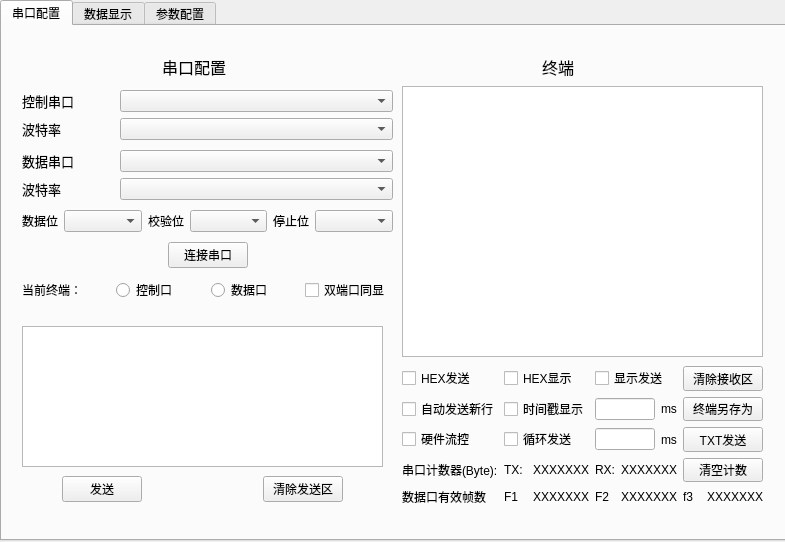
<?xml version="1.0" encoding="UTF-8"?>
<ui version="4.0">
 <class>Form</class>
 <widget class="QWidget" name="Form">
  <property name="geometry">
   <rect>
    <x>0</x>
    <y>0</y>
    <width>785</width>
    <height>542</height>
   </rect>
  </property>
  <property name="windowTitle">
   <string>Form</string>
  </property>
  <widget class="QTabWidget" name="tabWidget">
   <property name="geometry">
    <rect>
     <x>0</x>
     <y>0</y>
     <width>791</width>
     <height>541</height>
    </rect>
   </property>
   <property name="currentIndex">
    <number>0</number>
   </property>
   <widget class="QWidget" name="tab">
    <attribute name="title">
     <string>串口配置</string>
    </attribute>
    <widget class="QLabel" name="label_2">
     <property name="geometry">
      <rect>
       <x>160</x>
       <y>20</y>
       <width>71</width>
       <height>41</height>
      </rect>
     </property>
     <property name="font">
      <font>
       <pointsize>12</pointsize>
      </font>
     </property>
     <property name="text">
      <string>串口配置</string>
     </property>
    </widget>
    <widget class="QTextBrowser" name="terminalBrowser">
     <property name="geometry">
      <rect>
       <x>400</x>
       <y>60</y>
       <width>361</width>
       <height>271</height>
      </rect>
     </property>
    </widget>
    <widget class="QLabel" name="label_6">
     <property name="geometry">
      <rect>
       <x>540</x>
       <y>20</y>
       <width>41</width>
       <height>41</height>
      </rect>
     </property>
     <property name="font">
      <font>
       <pointsize>12</pointsize>
      </font>
     </property>
     <property name="text">
      <string>终端</string>
     </property>
    </widget>
    <widget class="QWidget" name="layoutWidget">
     <property name="geometry">
      <rect>
       <x>20</x>
       <y>60</y>
       <width>371</width>
       <height>221</height>
      </rect>
     </property>
     <layout class="QVBoxLayout" name="verticalLayout">
      <item>
       <layout class="QGridLayout" name="gridLayout">
        <item row="1" column="2">
         <widget class="QComboBox" name="controlBaudBox">
          <property name="sizePolicy">
           <sizepolicy hsizetype="Minimum" vsizetype="Fixed">
            <horstretch>1</horstretch>
            <verstretch>0</verstretch>
           </sizepolicy>
          </property>
          <property name="sizeAdjustPolicy">
           <enum>QComboBox::AdjustToContentsOnFirstShow</enum>
          </property>
         </widget>
        </item>
        <item row="0" column="0">
         <widget class="QLabel" name="label">
          <property name="font">
           <font>
            <family>Microsoft YaHei UI</family>
            <pointsize>10</pointsize>
           </font>
          </property>
          <property name="text">
           <string>控制串口</string>
          </property>
         </widget>
        </item>
        <item row="1" column="0">
         <widget class="QLabel" name="label_3">
          <property name="font">
           <font>
            <family>Microsoft YaHei UI</family>
            <pointsize>10</pointsize>
           </font>
          </property>
          <property name="text">
           <string>波特率</string>
          </property>
         </widget>
        </item>
        <item row="1" column="1">
         <spacer name="horizontalSpacer_2">
          <property name="orientation">
           <enum>Qt::Horizontal</enum>
          </property>
          <property name="sizeHint" stdset="0">
           <size>
            <width>40</width>
            <height>20</height>
           </size>
          </property>
         </spacer>
        </item>
        <item row="0" column="1">
         <spacer name="horizontalSpacer">
          <property name="orientation">
           <enum>Qt::Horizontal</enum>
          </property>
          <property name="sizeHint" stdset="0">
           <size>
            <width>40</width>
            <height>20</height>
           </size>
          </property>
         </spacer>
        </item>
        <item row="0" column="2">
         <widget class="QComboBox" name="controlSerialBox">
          <property name="sizePolicy">
           <sizepolicy hsizetype="Minimum" vsizetype="Fixed">
            <horstretch>1</horstretch>
            <verstretch>0</verstretch>
           </sizepolicy>
          </property>
          <property name="sizeAdjustPolicy">
           <enum>QComboBox::AdjustToContentsOnFirstShow</enum>
          </property>
         </widget>
        </item>
       </layout>
      </item>
      <item>
       <layout class="QGridLayout" name="gridLayout_2">
        <item row="1" column="1">
         <spacer name="horizontalSpacer_3">
          <property name="orientation">
           <enum>Qt::Horizontal</enum>
          </property>
          <property name="sizeHint" stdset="0">
           <size>
            <width>40</width>
            <height>20</height>
           </size>
          </property>
         </spacer>
        </item>
        <item row="1" column="0">
         <widget class="QLabel" name="label_5">
          <property name="font">
           <font>
            <family>Microsoft YaHei UI</family>
            <pointsize>10</pointsize>
           </font>
          </property>
          <property name="text">
           <string>波特率</string>
          </property>
         </widget>
        </item>
        <item row="0" column="0">
         <widget class="QLabel" name="label_4">
          <property name="font">
           <font>
            <family>Microsoft YaHei UI</family>
            <pointsize>10</pointsize>
           </font>
          </property>
          <property name="text">
           <string>数据串口</string>
          </property>
         </widget>
        </item>
        <item row="0" column="2">
         <widget class="QComboBox" name="dataSerialBox">
          <property name="sizePolicy">
           <sizepolicy hsizetype="Minimum" vsizetype="Fixed">
            <horstretch>1</horstretch>
            <verstretch>0</verstretch>
           </sizepolicy>
          </property>
          <property name="sizeAdjustPolicy">
           <enum>QComboBox::AdjustToContentsOnFirstShow</enum>
          </property>
         </widget>
        </item>
        <item row="1" column="2">
         <widget class="QComboBox" name="dataBaudBox">
          <property name="sizePolicy">
           <sizepolicy hsizetype="Minimum" vsizetype="Fixed">
            <horstretch>1</horstretch>
            <verstretch>0</verstretch>
           </sizepolicy>
          </property>
          <property name="sizeAdjustPolicy">
           <enum>QComboBox::AdjustToContentsOnFirstShow</enum>
          </property>
         </widget>
        </item>
        <item row="0" column="1">
         <spacer name="horizontalSpacer_4">
          <property name="orientation">
           <enum>Qt::Horizontal</enum>
          </property>
          <property name="sizeHint" stdset="0">
           <size>
            <width>40</width>
            <height>20</height>
           </size>
          </property>
         </spacer>
        </item>
       </layout>
      </item>
      <item>
       <layout class="QHBoxLayout" name="horizontalLayout">
        <item>
         <widget class="QLabel" name="label_7">
          <property name="text">
           <string>数据位</string>
          </property>
         </widget>
        </item>
        <item>
         <widget class="QComboBox" name="cfgDataBitBox">
          <property name="sizePolicy">
           <sizepolicy hsizetype="Minimum" vsizetype="Fixed">
            <horstretch>1</horstretch>
            <verstretch>0</verstretch>
           </sizepolicy>
          </property>
          <property name="sizeAdjustPolicy">
           <enum>QComboBox::AdjustToContentsOnFirstShow</enum>
          </property>
         </widget>
        </item>
        <item>
         <widget class="QLabel" name="label_8">
          <property name="text">
           <string>校验位</string>
          </property>
         </widget>
        </item>
        <item>
         <widget class="QComboBox" name="cfgParityCheckBox">
          <property name="sizePolicy">
           <sizepolicy hsizetype="Minimum" vsizetype="Fixed">
            <horstretch>1</horstretch>
            <verstretch>0</verstretch>
           </sizepolicy>
          </property>
          <property name="sizeAdjustPolicy">
           <enum>QComboBox::AdjustToContentsOnFirstShow</enum>
          </property>
         </widget>
        </item>
        <item>
         <widget class="QLabel" name="label_9">
          <property name="text">
           <string>停止位</string>
          </property>
         </widget>
        </item>
        <item>
         <widget class="QComboBox" name="cfgStopBitBox">
          <property name="sizePolicy">
           <sizepolicy hsizetype="Minimum" vsizetype="Fixed">
            <horstretch>1</horstretch>
            <verstretch>0</verstretch>
           </sizepolicy>
          </property>
          <property name="sizeAdjustPolicy">
           <enum>QComboBox::AdjustToContentsOnFirstShow</enum>
          </property>
         </widget>
        </item>
       </layout>
      </item>
      <item>
       <layout class="QHBoxLayout" name="horizontalLayout_3">
        <item>
         <spacer name="horizontalSpacer_5">
          <property name="orientation">
           <enum>Qt::Horizontal</enum>
          </property>
          <property name="sizeHint" stdset="0">
           <size>
            <width>40</width>
            <height>20</height>
           </size>
          </property>
         </spacer>
        </item>
        <item>
         <widget class="QPushButton" name="connectButton">
          <property name="text">
           <string>连接串口</string>
          </property>
         </widget>
        </item>
        <item>
         <spacer name="horizontalSpacer_6">
          <property name="orientation">
           <enum>Qt::Horizontal</enum>
          </property>
          <property name="sizeHint" stdset="0">
           <size>
            <width>40</width>
            <height>20</height>
           </size>
          </property>
         </spacer>
        </item>
       </layout>
      </item>
      <item>
       <layout class="QHBoxLayout" name="horizontalLayout_2">
        <item>
         <widget class="QLabel" name="label_10">
          <property name="text">
           <string>当前终端：</string>
          </property>
         </widget>
        </item>
        <item>
         <widget class="QRadioButton" name="terminalControlButton">
          <property name="text">
           <string>控制口</string>
          </property>
         </widget>
        </item>
        <item>
         <widget class="QRadioButton" name="terminalDataButton">
          <property name="text">
           <string>数据口</string>
          </property>
         </widget>
        </item>
        <item>
         <widget class="QCheckBox" name="isDualSerialBox">
          <property name="text">
           <string>双端口同显</string>
          </property>
         </widget>
        </item>
       </layout>
      </item>
     </layout>
    </widget>
    <widget class="QWidget" name="layoutWidget">
     <property name="geometry">
      <rect>
       <x>60</x>
       <y>450</y>
       <width>281</width>
       <height>26</height>
      </rect>
     </property>
     <layout class="QHBoxLayout" name="horizontalLayout_4">
      <item>
       <widget class="QPushButton" name="sendButton">
        <property name="text">
         <string>发送</string>
        </property>
       </widget>
      </item>
      <item>
       <spacer name="horizontalSpacer_7">
        <property name="orientation">
         <enum>Qt::Horizontal</enum>
        </property>
        <property name="sizeHint" stdset="0">
         <size>
          <width>40</width>
          <height>20</height>
         </size>
        </property>
       </spacer>
      </item>
      <item>
       <widget class="QPushButton" name="sendClearButton">
        <property name="text">
         <string>清除发送区</string>
        </property>
       </widget>
      </item>
     </layout>
    </widget>
    <widget class="QWidget" name="layoutWidget">
     <property name="geometry">
      <rect>
       <x>400</x>
       <y>340</y>
       <width>361</width>
       <height>140</height>
      </rect>
     </property>
     <layout class="QGridLayout" name="gridLayout_3">
      <item row="2" column="0">
       <widget class="QCheckBox" name="checkBox_6">
        <property name="text">
         <string>硬件流控</string>
        </property>
       </widget>
      </item>
      <item row="0" column="1">
       <widget class="QCheckBox" name="isHexShowBox">
        <property name="text">
         <string>HEX显示</string>
        </property>
       </widget>
      </item>
      <item row="2" column="3">
       <widget class="QPushButton" name="pushButton">
        <property name="text">
         <string>TXT发送</string>
        </property>
       </widget>
      </item>
      <item row="3" column="1">
       <layout class="QHBoxLayout" name="horizontalLayout_7">
        <item>
         <widget class="QLabel" name="label_15">
          <property name="text">
           <string>TX:</string>
          </property>
         </widget>
        </item>
        <item>
         <widget class="QLabel" name="label_16">
          <property name="text">
           <string>XXXXXXX</string>
          </property>
         </widget>
        </item>
       </layout>
      </item>
      <item row="0" column="3">
       <widget class="QPushButton" name="terminalClearButton">
        <property name="text">
         <string>清除接收区</string>
        </property>
       </widget>
      </item>
      <item row="2" column="2">
       <layout class="QHBoxLayout" name="horizontalLayout_5">
        <item>
         <widget class="QLineEdit" name="lineEdit_2"/>
        </item>
        <item>
         <widget class="QLabel" name="label_11">
          <property name="text">
           <string>ms</string>
          </property>
         </widget>
        </item>
       </layout>
      </item>
      <item row="2" column="1">
       <widget class="QCheckBox" name="checkBox_3">
        <property name="text">
         <string>循环发送</string>
        </property>
       </widget>
      </item>
      <item row="1" column="2">
       <layout class="QHBoxLayout" name="horizontalLayout_6">
        <item>
         <widget class="QLineEdit" name="lineEdit_3"/>
        </item>
        <item>
         <widget class="QLabel" name="label_12">
          <property name="text">
           <string>ms</string>
          </property>
         </widget>
        </item>
       </layout>
      </item>
      <item row="1" column="0">
       <widget class="QCheckBox" name="isSendNewLineBox">
        <property name="text">
         <string>自动发送新行</string>
        </property>
       </widget>
      </item>
      <item row="1" column="3">
       <widget class="QPushButton" name="pushButton_2">
        <property name="text">
         <string>终端另存为</string>
        </property>
       </widget>
      </item>
      <item row="1" column="1">
       <widget class="QCheckBox" name="isTimeShowBox">
        <property name="text">
         <string>时间戳显示</string>
        </property>
       </widget>
      </item>
      <item row="0" column="2">
       <widget class="QCheckBox" name="isSendShow">
        <property name="text">
         <string>显示发送</string>
        </property>
       </widget>
      </item>
      <item row="0" column="0">
       <widget class="QCheckBox" name="isHexSendBox">
        <property name="text">
         <string>HEX发送</string>
        </property>
       </widget>
      </item>
      <item row="3" column="2">
       <layout class="QHBoxLayout" name="horizontalLayout_8">
        <item>
         <widget class="QLabel" name="label_17">
          <property name="text">
           <string>RX:</string>
          </property>
         </widget>
        </item>
        <item>
         <widget class="QLabel" name="label_18">
          <property name="text">
           <string>XXXXXXX</string>
          </property>
         </widget>
        </item>
       </layout>
      </item>
      <item row="3" column="0">
       <widget class="QLabel" name="label_19">
        <property name="text">
         <string>串口计数器(Byte):</string>
        </property>
       </widget>
      </item>
      <item row="4" column="0">
       <widget class="QLabel" name="label_20">
        <property name="text">
         <string>数据口有效帧数</string>
        </property>
       </widget>
      </item>
      <item row="4" column="1">
       <layout class="QHBoxLayout" name="horizontalLayout_9">
        <item>
         <widget class="QLabel" name="label_21">
          <property name="text">
           <string>F1</string>
          </property>
         </widget>
        </item>
        <item>
         <widget class="QLabel" name="label_22">
          <property name="text">
           <string>XXXXXXX</string>
          </property>
         </widget>
        </item>
       </layout>
      </item>
      <item row="4" column="3">
       <layout class="QHBoxLayout" name="horizontalLayout_11">
        <item>
         <widget class="QLabel" name="label_25">
          <property name="text">
           <string>f3</string>
          </property>
         </widget>
        </item>
        <item>
         <widget class="QLabel" name="label_26">
          <property name="text">
           <string>XXXXXXX</string>
          </property>
         </widget>
        </item>
       </layout>
      </item>
      <item row="4" column="2">
       <layout class="QHBoxLayout" name="horizontalLayout_10">
        <item>
         <widget class="QLabel" name="label_23">
          <property name="text">
           <string>F2</string>
          </property>
         </widget>
        </item>
        <item>
         <widget class="QLabel" name="label_24">
          <property name="text">
           <string>XXXXXXX</string>
          </property>
         </widget>
        </item>
       </layout>
      </item>
      <item row="3" column="3">
       <widget class="QPushButton" name="pushButton_3">
        <property name="text">
         <string>清空计数</string>
        </property>
       </widget>
      </item>
     </layout>
    </widget>
    <widget class="QPlainTextEdit" name="sendEdit">
     <property name="geometry">
      <rect>
       <x>20</x>
       <y>300</y>
       <width>361</width>
       <height>141</height>
      </rect>
     </property>
    </widget>
   </widget>
   <widget class="QWidget" name="tab_2">
    <attribute name="title">
     <string>数据显示</string>
    </attribute>
    <widget class="QWidget" name="layoutWidget">
     <property name="geometry">
      <rect>
       <x>140</x>
       <y>60</y>
       <width>396</width>
       <height>392</height>
      </rect>
     </property>
     <layout class="QGridLayout" name="gridLayout_4">
      <item row="0" column="0">
       <widget class="QLabel" name="label_13">
        <property name="font">
         <font>
          <pointsize>25</pointsize>
         </font>
        </property>
        <property name="text">
         <string>人数状态</string>
        </property>
       </widget>
      </item>
      <item row="0" column="1">
       <widget class="QTextBrowser" name="textBrowser"/>
      </item>
      <item row="1" column="0">
       <widget class="QLabel" name="label_14">
        <property name="font">
         <font>
          <pointsize>25</pointsize>
         </font>
        </property>
        <property name="text">
         <string>生命体征</string>
        </property>
       </widget>
      </item>
      <item row="1" column="1">
       <widget class="QTextBrowser" name="textBrowser_2"/>
      </item>
     </layout>
    </widget>
   </widget>
   <widget class="QWidget" name="tab_3">
    <attribute name="title">
     <string>参数配置</string>
    </attribute>
   </widget>
  </widget>
 </widget>
 <resources/>
 <connections/>
</ui>
